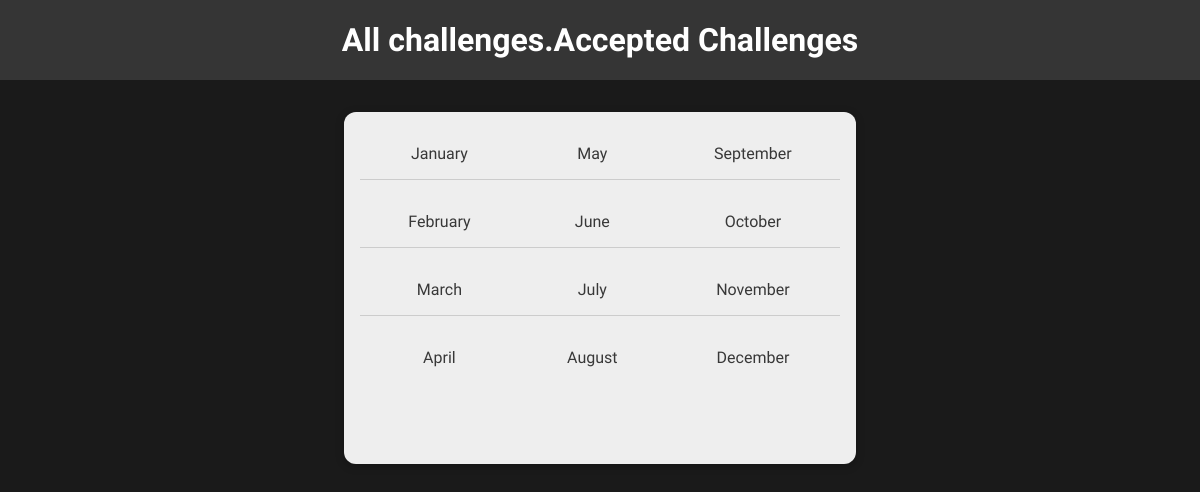
The page / on the database its author committed.
### challenges/models.py (models this page shows)
class Months(models.Model):
    month_name = models.CharField(max_length=12)
    slug = models.SlugField(default="", blank=True, null=False, db_index=True)
    challenge = models.ForeignKey(Challenges,null=True, on_delete=models.CASCADE)
    def __str__(self):
        return f"{self.month_name}"

### challenges/views.py (the view)
# urls.py: path("", views.StartingPageView.as_view(), name="index"), #starting page
class StartingPageView(ListView):
    model = Months
    template_name = "challenges/index.html"
    context_object_name = "months"

### challenges/templates/challenges/index.html (shortened to what this page needs)
{% extends "base.html" %}
{% load static %}
{% block css_files %}
    <link rel="stylesheet" href="{% static "challenges/challenges.css" %}">
  <link rel="stylesheet" href="{% static "challenges/includes/header.css" %}">
{% endblock %}
{% block content %}
{% include "challenges/includes/header.html" %}
  <ul>
    {% for month in months %}
      <li><a href="{% url "month_challenge" month.id %}">{{month|title }}</a></li>
    {% endfor %}
  </ul>
{% endblock %}

### static/styles.css (style rules this page uses)
html { font-family: 'Roboto Condensed', sans-serif; }
body { margin: 0; background-color: #1a1a1a; }

### challenges/static/challenges/challenges.css (style rules this page uses)
ul { list-style: none; margin: 2rem auto; width: 40%; box-shadow: 0 2px 8px rgba(0,0,0,0.26); padding: 1rem; border-radius: 12px; display: flex; flex-direction: column; flex-wrap: wrap; height: 20rem; background-color: #eeeeee; }
li { margin: 1rem 0; text-align: center; font-size: 1rem; border-bottom: 1px solid #ccc; padding-bottom: 1rem; }
li:last-of-type, li:nth-of-type(4), li:nth-of-type(8) { border-bottom:none; }
li a { text-decoration: none; color:#383838; }

### rows shown on the page
Months: month_name "January"
Months: month_name "February"
Months: month_name "March"
Months: month_name "April"
Months: month_name "May"
Months: month_name "June"
Months: month_name "July"
Months: month_name "August"
Months: month_name "September"
Months: month_name "October"
Months: month_name "November"
Months: month_name "December"
